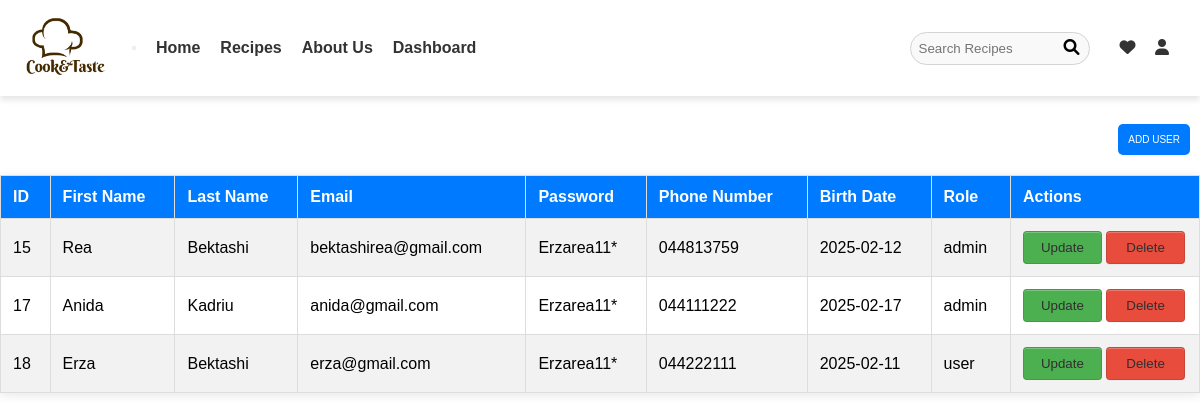
The app's page /views/userTable.php with its own data.
### tables this page shows
CREATE TABLE `users` (
  `id` int(11) NOT NULL,
  `firstName` varchar(50) NOT NULL,
  `lastName` varchar(50) NOT NULL,
  `email` varchar(100) NOT NULL,
  `password` varchar(255) NOT NULL,
  `phoneNumber` varchar(15) DEFAULT NULL,
  `birthDate` date DEFAULT NULL,
  `role` varchar(20) DEFAULT 'user'
);

### repository/UserRepository.php (called while the page is built, shortened)
<?php
include_once __DIR__ . '/../database/db_connection.php';
class UserRepository {
    private $connection;
    function __construct() {
        $db = new DatabaseConnection();
        $this->connection = $db->startConnection();
    }
    function getAllUsers() {
        $sql = "SELECT * FROM users";
        $statement = $this->connection->query($sql);
        $users = $statement->fetchAll(PDO::FETCH_ASSOC);
        return $users;
    }
}
?>

### database/db_connection.php (called while the page is built, shortened)
<?php
class DatabaseConnection {
    private $server = "127.0.0.1:3307";
    private $username = "root";
    private $password = "";
    private $database = "cook_taste";
    public function startConnection() {
        try {
            $this->conn = new PDO("mysql:host=$this->server;dbname=$this->database", $this->username, $this->password);
            $this->conn->setAttribute(PDO::ATTR_ERRMODE, PDO::ERRMODE_EXCEPTION);
            return $this->conn;
        } catch (PDOException $e) {
            echo "Lidhja me bazën e të dhënave dështoi! " . $e->getMessage();
            return null;
        }
    }
}
?>

### views/userTable.php (the view, shortened to what this page needs)
<?php
$hide = "";
if (isset($_SESSION['role'])) {
    if ($_SESSION['role'] == "admin")
        $hide = "";
    else
        $hide = "hide";
} else {
    $hide = "hide";
}
?>
<!DOCTYPE html>
<html lang="en">
<head>
    <link rel="stylesheet" href="https://cdnjs.cloudflare.com/ajax/libs/font-awesome/4.7.0/css/font-awesome.min.css">
    <link rel="stylesheet" href="../Css/table.css">
    <link rel="stylesheet" href="https://cdnjs.cloudflare.com/ajax/libs/font-awesome/6.0.0-beta3/css/all.min.css">
</head>
<body>
    <nav class="navbar">
    <div class="navbar-container">
        <a class="navbar-brand" href="../views/home.php">
            <img src="../Images/brandL.png" alt="Cook&Taste Logo">
        </a>
        <button class="navbar-toggler" onclick="toggleNav()">
        </button>
        <div class="navbar-links" id="navbarLinks">
        <ul class="navbar-nav">
    <li><a class="nav-link" href="../views/home.php">Home</a></li>
    <li class="dropdown">
        <a class="nav-link" href="#" id="navbarDropdown">Recipes</a>
    </li>
    <li><a class="nav-link" href="../views/aboutus.php">About Us</a></li>
    <li><a class="nav-link" href="../views/dashboard.php"class="<?php echo $hide ?>">Dashboard</a></li>
      </ul>
        </div>
        <div class="search-container">
            <input type="text" id="searchInput" placeholder="Search Recipes">
            <a href="#" id="searchIcon">
                <i class="fa fa-search"></i>
            </a>
        </div>
        <div class="icons">
            <a href="#" id="favoriteIcon" title="Favorites">
                <i class="fa fa-heart"></i>
            </a>
            <a href="../views/login.php" id="profileIcon" title="Profile" onclick="toggleModal()">
                <i class="fa fa-user"></i>
            </a>
        </div>
    </div>
</nav>
    <div class="table">
            <div class="box-add">
                <a href="../views/insertUser.php">
                    <br>
                <button class="button-add">ADD USER</button>
                </a>
            </div>
        <div>
            <table>
                <tr>
                    <th>ID</th>
                    <th>First Name</th>
                    <th>Last Name</th>
                    <th>Email</th>
                    <th>Password</th>
                    <th>Phone Number</th>
                    <th>Birth Date</th>
                    <th>Role</th>
                    <th>Actions</th>
                </tr>
                <?php
                      include_once '../repository/UserRepository.php';
                      $userRepository  = new UserRepository();
                      $users = $userRepository->getAllUsers();
                      foreach ($users as $user) {
                        echo
                        "
                        <tr>
                            <td>$user[id]</td>
                            <td>$user[firstName]</td>
                            <td>$user[lastName]</td>
                            <td>$user[email]</td>
                            <td>$user[password]</td>
                            <td>$user[phoneNumber]</td>
                            <td>$user[birthDate]</td>
                            <td>$user[role]</td>
                            <td colspan='2'><div>
                            <button class='button-update'>
                            <a href='updateUser.php?id=$user[id]'>Update</a>
                          </button>
                            <button class='button-delete' onclick='confirmDelete($user[id])'>
                            <a href='deleteUser.php?id=$user[id]'>Delete</a>
                            </div>
                          </button>
                          </td>
                        </tr>
                        </tr>
                        ";
                      }
                ?>
            </table>
        </div>
    </div>
</body>
</html>

### Css/table.css (style rules this page uses)
table { width: 100%; border-collapse: collapse; box-shadow: 0 2px 10px rgba(0, 0, 0, 0.1); }
td, th { border: 1px solid #dddddd; text-align: left; padding: 12px; overflow: hidden; white-space: normal; word-wrap: break-word; max-width: 200px; }
th { background-color: #007bff; color: white; font-weight: bold; }
tr:nth-child(even) { background-color: #f2f2f2; }
tr:nth-child(odd) { background-color: #ffffff; }
.button-update, .button-delete { background-color: #007bff; color: white; border: none; padding: 8px 12px; border-radius: 4px; cursor: pointer; transition: background-color 0.3s; }
* { margin: 0; padding: 0; font-family: "Poppins", sans-serif; box-sizing: border-box; }
.button-update { width: 48%; height: 100%; text-align: center; appearance: none; background-color: rgb(81, 174, 145); border: 1px solid rgba(27, 31, 35, 0.15); border-radius: 6px; box-shadow: rgba(173, 226, 100, 0.04) 0 1px 0, rgba(255, 255, 255, 0.25) 0 1px 0 inset; box-sizing: border-box; cursor: pointer; text-decoration: none; color: inherit; }
.button-update a, .button-delete a { cursor: pointer; color: rgb(49, 48, 48); text-decoration: none; }
.button-delete { width: 48%; height: 100%; text-align: center; appearance: none; background-color: rgb(205, 96, 96); border: 1px solid rgba(27, 31, 35, 0.15); border-radius: 6px; box-shadow: rgba(27, 31, 35, 0.04) 0 1px 0, rgba(255, 255, 255, 0.25) 0 1px 0 inset; box-sizing: border-box; cursor: pointer; text-decoration: none; color: inherit; }
.button-add { background-color: #007bff; color: white; border: none; padding: 10px 20px; border-radius: 5px; font-size: 16px; cursor: pointer; transition: background-color 0.3s, transform 0.3s; margin: 10px; }
.box-add { display: flex; justify-content: end; padding-bottom: 10px; }
@media (min-width: 768px) { .button-add { font-size: 10px; padding: 10px 10px; } }
* { margin: 0; padding: 0; box-sizing: border-box; }
body { font-family: 'Arial', sans-serif; text-align: left; margin: 0; padding: 0; }
.navbar { background-color: #fff; box-shadow: 0 4px 6px rgba(0, 0, 0, 0.1); padding: 1rem 2rem; width: 100%; position: relative; z-index: 10; }
.navbar-container { display: flex; justify-content: space-between; align-items: center; width: 100%; }
.navbar-brand { margin-right: 20px; }
.navbar-brand img { height: 60px; width: auto; }
.navbar-links { display: flex; align-items: center; justify-content: flex-start; }
.navbar-nav { display: flex; list-style: none; margin-left: 20px; }
.navbar-nav .nav-link { font-weight: bold; margin-right: 20px; color: #333; text-decoration: none; transition: color 0.3s ease; }
.navbar-nav .dropdown { position: relative; border-radius: 0; }
.search-container { position: relative; margin-left: auto; }
#searchInput { width: 200px; padding: 8px 12px; border: 1px solid #d4d2d2;; border-radius: 20px; outline: none; background-color: #f9f9f9; transition: width 0.4s ease; }
#searchIcon { position: absolute; right: 10px; top: 50%; transform: translateY(-50%); cursor: pointer; color: #000000; }
.icons { margin-left: 15px; }
.icons a { margin-left: 15px; color: #333; text-decoration: none; }
body { font-family: 'Arial', sans-serif; }
.navbar { width: 100%; background-color: #fff; box-shadow: 0 4px 6px rgba(0, 0, 0, 0.1); padding: 1rem; }
.navbar-container { display: flex; justify-content: space-between; align-items: center; }
#searchInput { width: 180px; padding: 8px; border-radius: 20px; transition: width 0.4s ease; }
td, th { padding: 12px; text-align: left; border: 1px solid #ddd; }
.button-update, .button-delete { padding: 8px 12px; border-radius: 4px; transition: background-color 0.3s; }
.button-update { background-color: #4caf50; }
.button-delete { background-color: #e74c3c; }

### records on screen
users: id "15", firstName "Rea", lastName "Bektashi", email "bektashirea@gmail.com", password "Erzarea11*", phoneNumber "044813759", birthDate "2025-02-12", role "admin"
users: id "17", firstName "Anida", lastName "Kadriu", email "anida@gmail.com", password "Erzarea11*", phoneNumber "044111222", birthDate "2025-02-17", role "admin"
users: id "18", firstName "Erza", lastName "Bektashi", email "erza@gmail.com", password "Erzarea11*", phoneNumber "044222111", birthDate "2025-02-11", role "user"
